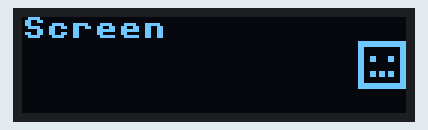
Bench run of a program on a simulated Raspberry Pi Pico running MicroPython. Parts: 128×32 one-colour display. What the program prints to the serial console is not drawn. At 0.0 s the program stops and its outputs stay as they are.

Above: at 0.1 s.

The program:

gear.py
```python
import machine
import display

servo = machine.PWM(machine.Pin(22))
servo.freq(50)  # 50Hz standard

gear_on = False  # False = off (90°), True = low gear engaged (0°)


def set_servo_angle(angle):
    """Set servo to absolute angle 0-90"""
    pulse_width = 500 + (angle / 180.0) * 2000  # 500 to 2500 us
    duty = int((pulse_width / 20000.0) * 65535)
    servo.duty_u16(duty)


def set_gear(on):
    """Engage low gear (on=True -> 0°) or disengage (on=False -> 90°)"""
    global gear_on
    gear_on = bool(on)
    set_servo_angle(0 if gear_on else 90)


def toggle_gear():
    set_gear(not gear_on)


def display_gear():
    state = "LOW" if gear_on else "OFF"
    display.update_display(header="Gear", text=state)
    print(f"Gear: {state}")
```

display.py
```python
import machine
import ssd1306
import framebuf
import icons

display = None

def initialize_display():
    global display
    i2c = machine.I2C(1, sda=machine.Pin(18), scl=machine.Pin(19))
    devices = i2c.scan()
    print('I2C devices found:', devices)
    try:
        display = ssd1306.SSD1306_I2C(128, 32, i2c)
        display.fill(0)
        display.text('Screen on', 0, 0, 1)
        display.show()
        return True
    except Exception as e:
        print("OLED display not detected or initialization failed.")
        return False

def draw_icon(icon_data, x, y):
    size = len(icon_data)
    bytes_per_row = (size + 7) // 8
    byte_data = bytearray(bytes_per_row * size)
    for row in range(size):
        for col in range(size):
            if icon_data[row] & (1 << (size - 1 - col)):
                byte_data[row * bytes_per_row + col // 8] |= (1 << (7 - (col % 8)))
    fb = framebuf.FrameBuffer(byte_data, size, size, framebuf.MONO_HLSB)
    display.blit(fb, x, y)

def update_display(header=None, text=None, y_start=10, line_height=10, icon=None):
    if display is None:
        print("Display not initialized.")
        return

    display.fill(0)

    icon_data = getattr(icons, icon, None) if icon else None
    icon_width = len(icon_data) if icon_data else 0

    if header:
        display.text(header, 0, 0, 1)

    if text:
        max_chars = (128 - icon_width) // 8
        lines = [text[i:i + max_chars] for i in range(0, len(text), max_chars)]
        y = y_start
        for line in lines:
            display.text(line, 0, y, 1)
            y += line_height
            if y + line_height > 32:
                break

    if icon_data:
        size = len(icon_data)
        draw_icon(icon_data, 128 - size, (32 - size) // 2)

    display.show()


if initialize_display():
    update_display(header="Screen", icon='robot')
else:
    print("Failed to initialize the display. Cannot display text.")
```

icons.py
```python
import json

try:
    with open('icons.json') as f:
        _data = json.load(f)
    for _k, _v in _data.items():
        globals()[_k] = _v
except Exception as e:
    print('icons: failed to load icons.json:', e)
```
